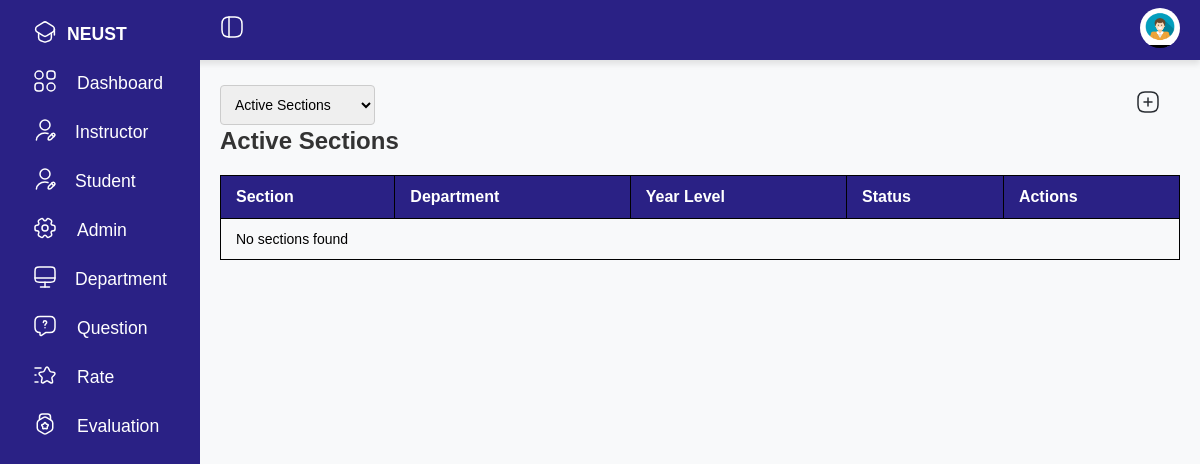
Page /section.php (signed in) on the earlier database version.
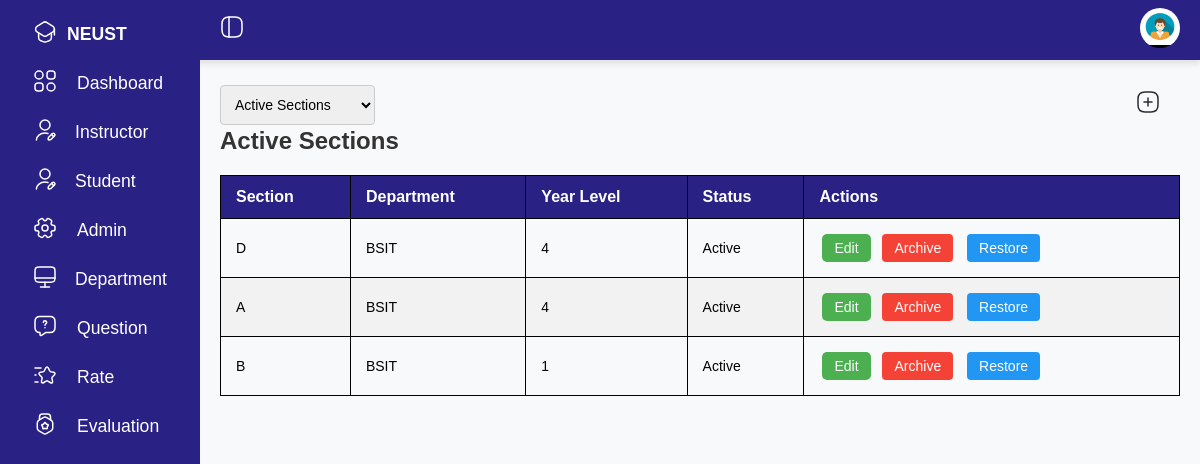
Same page on the later database version.
### tables this page shows
CREATE TABLE `class` (
  `class_id` int(11) NOT NULL,
  `year_level` int(11) DEFAULT NULL,
  `section_id` int(10) NOT NULL
);

CREATE TABLE `section` (
  `section_id` int(11) NOT NULL,
  `sections` varchar(11) NOT NULL,
  `status` enum('Active','Archived') DEFAULT 'Active',
  `dep_id` int(11) NOT NULL
);

CREATE TABLE `department` (
  `dep_id` int(11) NOT NULL,
  `department` varchar(50) NOT NULL,
  `description` text DEFAULT NULL,
  `status` enum('active','archived') DEFAULT 'active'
);

### section.php (the view, shortened to what this page needs)
<?php
$servername = "localhost";
$username = "root";
$password = "";
$dbname = "cap";
$conn = new mysqli($servername, $username, $password, $dbname);
$filter = isset($_GET['status']) ? $_GET['status'] : 'active';
$query = "SELECT
    class.class_id,
    class.section_id,
    section.sections AS section_name,
    section.status AS section_status,
    department.department AS department_name,
    class.year_level
FROM
    class
INNER JOIN
    section ON class.section_id = section.section_id
    INNER JOIN department ON section.dep_id = department.dep_id"
;
$result = $conn->query($query);
?>
<!DOCTYPE html>
<html lang="en">
<head>
    <link rel="stylesheet" href="sidebar.css">
</head>
<nav class="topbar">
    <div class="toggle" onclick="toggleSidebar()">
    </div>
    <div class="user">
        <div class="dropdown">
            <button class="dropdown-btn " onclick="toggleUser()">
                <img src="/img/admin.jpg" alt="User Profile" class="profile-img">
            </button>
        </div>
    </div>
</nav>
<div class="container">
    <aside class="navigation">
        <ul>
            <li class="logo">
                <a href="">
                    <span class="custom-icon">
                    </span>
                    <span class="title">NEUST</span>
                </a>
            </li>
            <li id="dashboard">
                <a href="dashboard.php"><span class="icon">
                    </span>
                    <span class="title">Dashboard</span></a>
            </li>
            <li id="instructor" onclick="showInstructorDropdown()">
                <div style="display: flex; gap: 8px; align-items: center;">
                    <span class="icon">
                    </span>
                    <span class="title">Instructor</span>
                </div>
            </li>
            <li id="student" onclick="showStudentDropdown()">
                <div style="display: flex; gap: 8px; align-items: center;">
                    <span class="icon">
                    </span>
                    <span class="title">Student</span>
                </div>
            </li>
            <li id="admin">
                <a href="admin.php"><span class="icon">
                    </span><span class="title">Admin</span></a>
            </li>
            <li id="department" onclick="showDepartmentDropdown()">
                <div style="display: flex; gap: 8px; align-items: center;">
                    <span class="icon">
                    </span>
                    <span class="title">Department</span>
                </div>
            </li>
            <li id="question">
                <a href="question.php"><span class="icon">
                    </span><span class="title">Question</span></a>
            </li>
            <li id="rate">
                <a href="rate.php"><span class="icon">
                    </span><span class="title">Rate</span></a>
            </li>
            <li id="evaluation">
                <a href="eval_result.php"><span class="icon">
                    </span><span class="title">Evaluation</span></a>
            </li>
        </ul>
    </aside>
    <div class="main">
        <div style="width: 100%; display:flex ; flex-direction: row; justify-content: space-between;">
            <div class="filter-container">
                <form method="GET">
                    <select name="status" onchange="this.form.submit()" class="status-select">
                        <option value="active" <?php echo ($filter == 'active') ? 'selected' : ''; ?>>Active Sections
                        </option>
                    </select>
                </form>
            </div>
            <button id="addSecBtn">
            </button>
        </div>
        <h2><?php echo ucfirst($filter); ?> Sections</h2>
        <div class="table-wrapper">
            <table class="table table-bordered">
                <thead>
                    <tr>
                        <th>Section</th>
                        <th>Department</th>
                        <th>Year Level</th>
                        <th>Status</th>
                        <th>Actions</th>
                    </tr>
                </thead>
                <tbody>
                    <?php if ($result->num_rows > 0): ?>
                        <?php while ($row = $result->fetch_assoc()): ?>
                            <tr>
                                <td><?php echo $row['section_name']; ?></td>
                                <td><?php echo $row['department_name']; ?></td>
                                <td><?php echo $row['year_level']; ?></td>
                                <td><?php echo ucfirst($row['section_status']); ?></td>
                                <td>
                                    <button class="btn edit-btn"
                                        onclick="openEditModal(<?php echo $row['section_id']; ?>, '<?php echo $row['section_name']; ?>', '<?php echo $row['section_status']; ?>')">Edit</button>
                                    <a href="section.php?archive=true&section_id=<?php echo $row['section_id']; ?>"
                                        class="btn archive-btn">Archive</a>
                                    <a href="section.php?restore=true&section_id=<?php echo $row['section_id']; ?>"
                                        class="btn restore-btn">Restore</a>
                                </td>
                            </tr>
                        <?php endwhile; ?>
                    <?php else: ?>
                        <tr>
                            <td colspan="5">No sections found</td>
                        </tr>
                    <?php endif; ?>
                </tbody>
            </table>
        </div>
    </div>
</div>
</body>
</html>

### sidebar.css (style rules this page uses)
* { font-family: "Ubuntu", sans-serif; margin: 0; padding: 0; box-sizing: border-box; }
nav.topbar { background-color: #2a2185; color: white; display: flex; justify-content: space-between; align-items: center; padding: 0 20px; height: 60px; width: 100%; box-shadow: 0 4px 6px rgba(0, 0, 0, 0.1); position: relative; }
.toggle { margin-left: 200px; font-size: 1.5rem; cursor: pointer; }
.logo a { display: flex; align-items: center; gap: 10px; font-size: 1.2rem; font-weight: bold; text-transform: uppercase; text-decoration: none; color: white; }
aside.navigation { background-color: #2a2185; color: white; width: 200px; height: 100vh; display: flex; flex-direction: column; justify-content: space-between; align-items: center; padding: 20px 20px; position: fixed; transition: width 0.3s; top: 0; }
.navigation li .icon { margin-right: 10px; }
.navigation li .title { display: inline-block; transition: opacity 0.3s ease; }
.navigation ul { list-style-type: none; padding: 0; }
.navigation ul li { margin-bottom: 20px; display: flex; gap: 10px; font-size: 1.1rem; cursor: pointer; }
.navigation ul li a { color: white; text-decoration: none; font-size: 1.1rem; display: flex; align-items: center; gap: 10px; }
#instructor, #student, #department { display: flex; flex-direction: column; }
.main { padding: 20px; margin-left: 200px; transition: margin-left 0.3s; }
.container { width: 100%; }
.user { display: flex; align-items: center; gap: 10px; }
.dropdown-btn { background-color: transparent; border: none; cursor: pointer; }
.dropdown-btn img { width: 40px; height: 40px; border-radius: 50%; }
h2, .Addmodal-header h5 { margin: 0 0 15px; font-size: 24px; font-weight: bold; color: #333; }
input[type="text"], input[type="email"], input[type="date"], input[type="number"], select { width: 100%; padding: 10px; margin-top: 5px; border: 1px solid #ccc; border-radius: 4px; box-sizing: border-box; font-size: 14px; }
.table-wrapper { width: 100%; overflow-x: auto; margin: 20px 0; }
table.table { width: 100%; border-collapse: collapse; box-shadow: 0 2px 4px rgba(0, 0, 0, 0.1); overflow: hidden; }
table.table thead { background-color: rgb(42, 33, 133); color: white; font-size: 16px; text-align: left; }
table.table th { padding: 12px 15px; border: 1px solid black; }
table.table tbody tr:nth-child(even) { background-color: #f2f2f2; border: 1px solid black; }
table.table td { border: 1px solid black; padding: 12px 15px; font-size: 14px; }
table.table tr { border: 1px solid black; }
button.btn { padding: 6px 12px; font-size: 14px; cursor: pointer; border-radius: 5px; border: none; margin: 3px; }

### section.php (style rules this page uses)
.edit-btn, .add-subject-btn { background-color: #4CAF50; color: white; }
.edit-btn, .add-subject-btn:hover { background-color: #45a049; }
.archive-btn { background-color: #f44336; color: white; }
.restore-btn { background-color: #2196F3; color: white; }
#addSecBtn { background-color: transparent !important; color: white; padding: 10px 20px; border: none; cursor: pointer; border-radius: 5px; }
.btn { text-decoration: none; padding: 6px 12px; margin: 0 5px; border-radius: 4px; font-size: 14px; display: inline-block; text-align: center; transition: all 0.3s ease; }
.edit-btn { background-color: #4caf50; color: white; }

Differences in the rows shown:
added class: section.sections "D", department.department "BSIT", year_level "4", section.status "Active"
added class: section.sections "A", department.department "BSIT", year_level "4", section.status "Active"
added class: section.sections "B", department.department "BSIT", year_level "1", section.status "Active"
Other differences:
text no longer shown: "No sections found"
